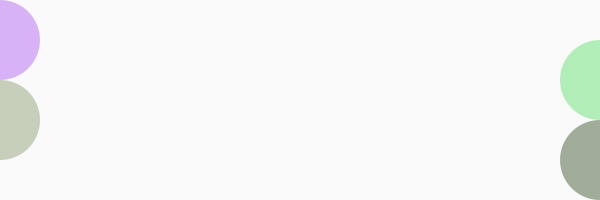
Frame 1 (no input)
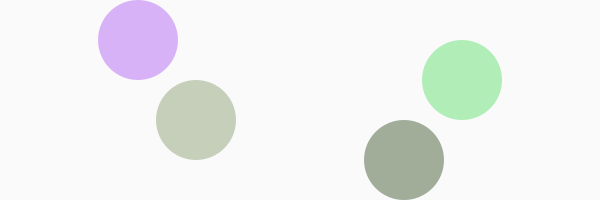
Frame 60 (the mouse pressed at the canvas centre just before this capture)
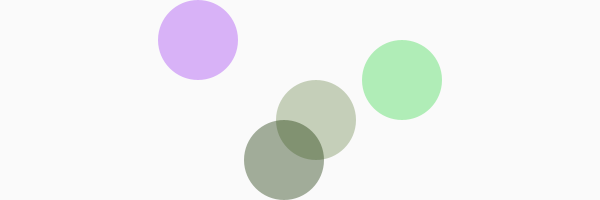
Frame 120 (the mouse held since frame 60 and released just before this capture)

The Processing sketch that drew these frames (run headless with seeded random() and noise(); from frame 60 on, the mouse is pressed at the canvas centre):

// Processing sketch: processing_86144
// ── processing_86144.pde

// P04_Var3_ModifyingVariables
// Barton Poulson uvu.edu/profpages/bart
// 18 January 2013

int wide = 600;
int high = 200;

color bg;
color c1;
color c2;
color c3;
color c4;

int x1 = 0;
float y1 = high*1/5;
int x2 = wide;
float y2 = high*2/5;
int x3 = 0;
float y3 = high*3/5;
int x4 = wide;
float y4 = high*4/5;
int d = 80;

void setup() {
//  size(wide, high);
  size(600, 200);  // OpenProcessing doesn't like variables for size
  
  noStroke();
  
//  bg = color(random(255), random(255), random(255));
  bg = 250;
  c1 = color(random(255), random(255), random(255), 100);
  c2 = color(random(255), random(255), random(255), 100);
  c3 = color(random(255), random(255), random(255), 100);
  c4 = color(random(255), random(255), random(255), 100);

  int random_0_10 = int(random(11));
  println("Random integer from 0 to 10: " + random_0_10);
  int random_1_6 = int(random(6)) + 1;
  println("Random integer from 1 to 6: " + random_1_6);

}

void draw() {
  background(bg);
  fill(c1);
  ellipse(x1, y1, d, d);
  fill(c2);
  ellipse(x2, y2, d, d);
  fill(c3);
  ellipse(x3, y3, d, d);
  fill(c4);
  ellipse(x4, y4, d, d);
  
  x1++;
  x1 = constrain(x1, d, width-d);
  x2--;
  x2 = constrain(x2, d, width-d);
  x3 += 2;
  x3 = constrain(x3, d, width-d);
  x4 -= 2;
  x4 = constrain(x4, d, width-d);
}
